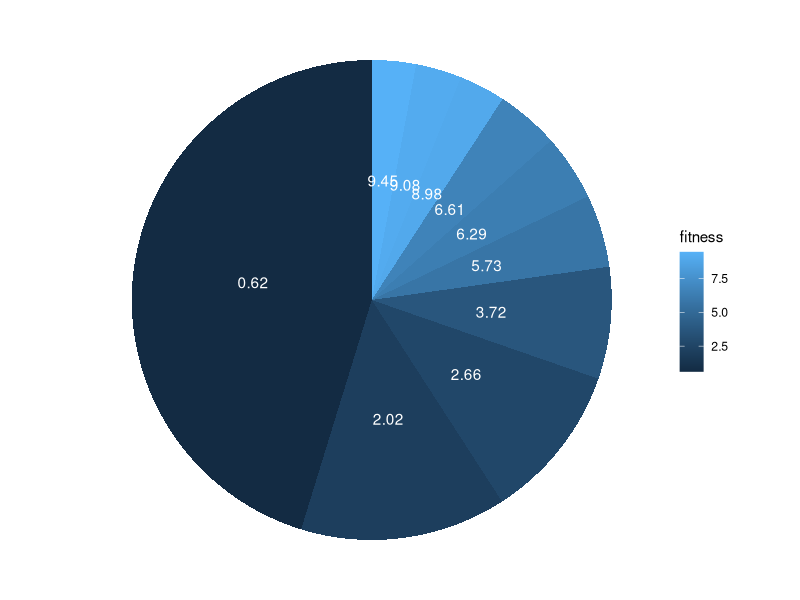

This figure's R source:
# ------------------------------------------------------------------------------
# evolutionary algorithms

# FIG: plot fitness for ea parent to select
# ------------------------------------------------------------------------------

set.seed(1L)

library(ggplot2)
library(dplyr)

# ------------------------------------------------------------------------------

y = round(runif(10, 0, 10), 2)

df = data.frame(probability = 1/y, fitness = y)

df <- df %>% 
  arrange(desc(fitness)) %>%
  mutate(prop = probability / sum(df$probability) *100) %>%
  mutate(ypos = cumsum(prop)- 0.5*prop )

p = ggplot(df, aes(x="", y=probability, fill=fitness)) +
  geom_bar(stat="identity", width=1) +
  coord_polar("y", start=0) + theme_void() + 
  geom_text(aes(label = fitness), color = "white",
            position = position_stack(vjust = 0.5))
if (interactive()) print(p)
ggsave("../figure/ea_parent_selection.pdf", p, width = 5, height = 5)
